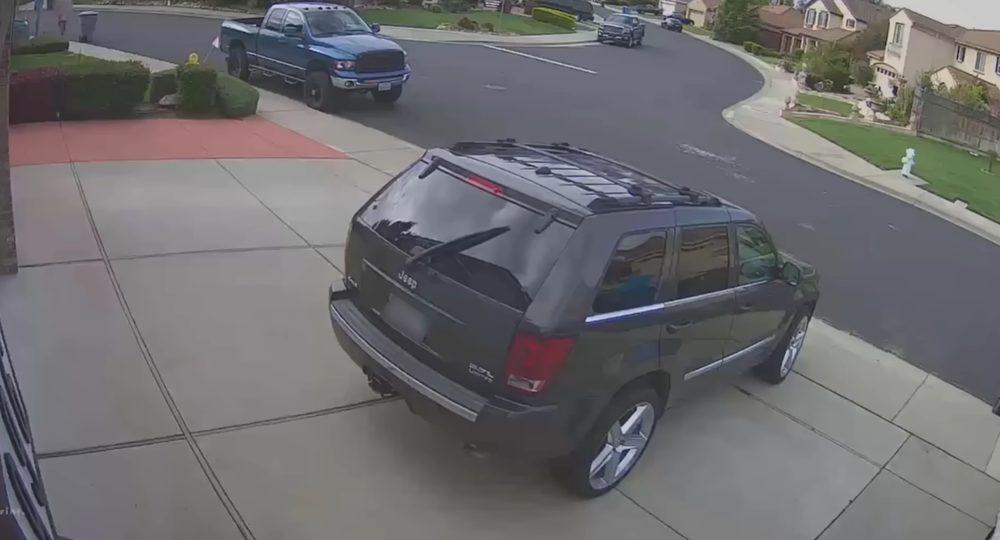
#> input picture base1.png, 1000 x 540 px, shrunk from 1365 x 737 before the run
$ python imageprocess.py
#> lines starting #> are read from the running program, lines starting #| are printed output that depends on the picture; after the words box and inside, x2 and y2 are one past the last pixel; in counts of white or black regions, pixels touching at a corner belong together
import cv2
from matplotlib import pyplot as plt
import numpy as np
import time

def detect():
    # read images
    base = cv2.imread("base1.png", cv2.IMREAD_GRAYSCALE)
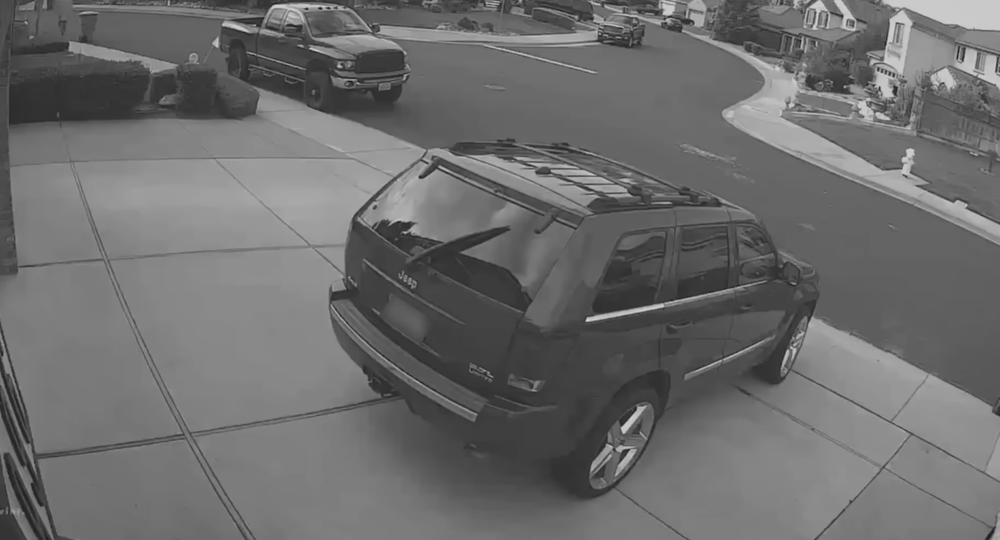
#> base: shape (540, 1000); min 22, max 214, mean 108.7
    move = cv2.imread("move1.png", cv2.IMREAD_GRAYSCALE)
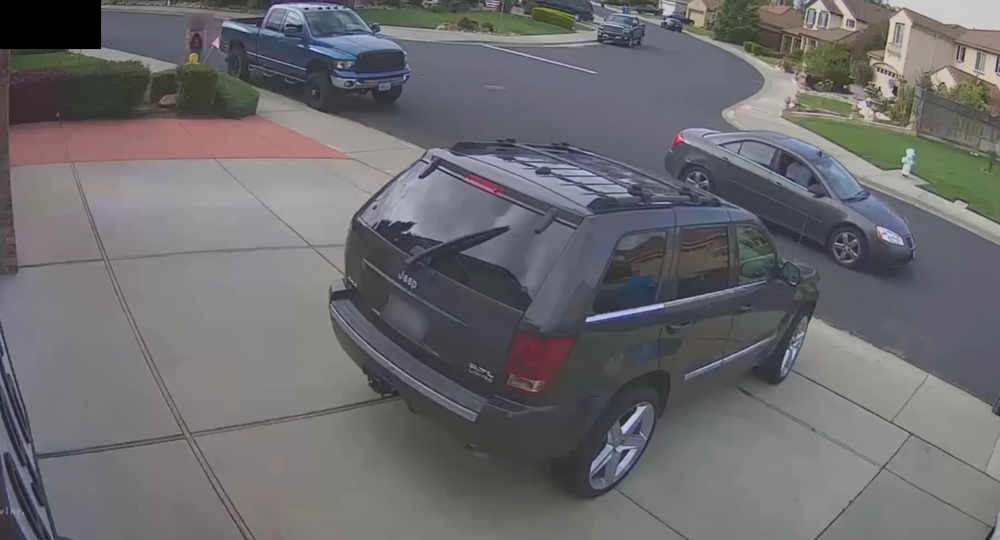
#> input picture move1.png, 1000 x 540 px, shrunk from 1365 x 737 before the run
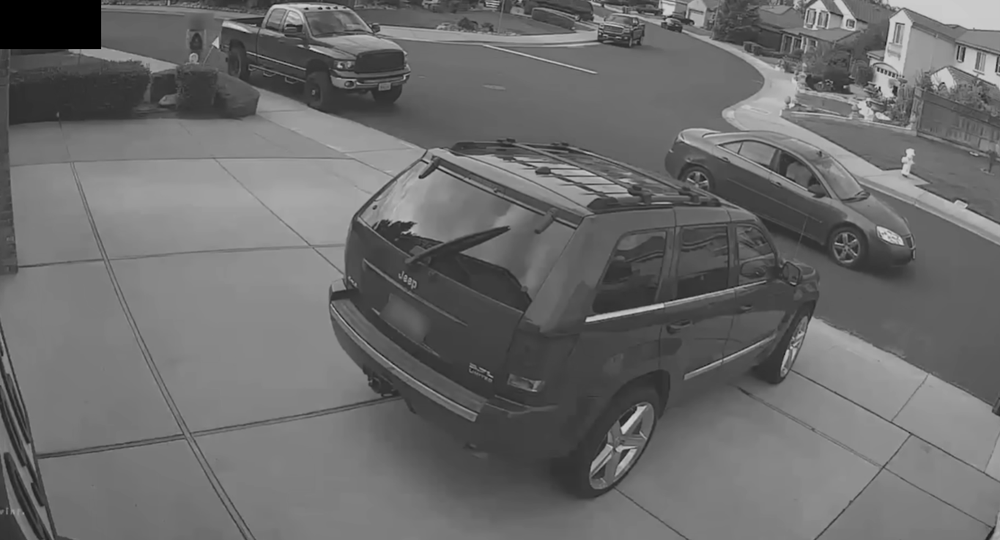
#> move: shape (540, 1000); min 0, max 213, mean 107.4

    # calculate difference image
    move = move.astype('int8')
    base = base.astype('int8')
    diff = move - base

    notClosetozeroPos = diff > 20
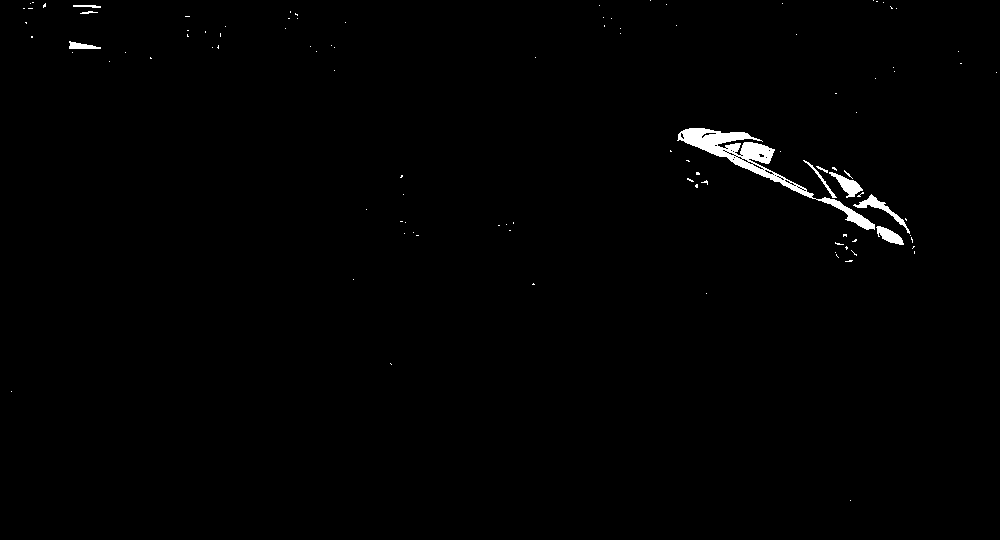
#> notClosetozeroPos: shape (540, 1000) bool; 0.84% white; 105 white regions (96 under 20 px), largest, box (x1, y1, x2, y2) and area: (677, 128, 875, 230) 2862, (853, 194, 910, 234) 369, (829, 172, 863, 198) 333
    notClosetozeroNeg = diff < -20
#> notClosetozeroNeg: shape (540, 1000) bool; 3.1% white; 115 white regions (98 under 20 px), largest, box (x1, y1, x2, y2) and area: (665, 141, 916, 282) 8991, (0, 0, 101, 50) 4684, (719, 130, 859, 198) 2045
    notClosetozero = np.logical_or(notClosetozeroPos, notClosetozeroNeg)
#> notClosetozero: shape (540, 1000) bool; 3.9% white; 156 white regions (145 under 20 px), largest, box (x1, y1, x2, y2) and area: (665, 128, 916, 282) 15116, (0, 0, 101, 50) 4952, (853, 192, 910, 234) 392
    diff = diff * notClosetozero

    # normalise between 0 - 255
    diff = diff.astype('float')
    diff_norm = (diff - np.min(diff)) / (np.max(diff) - np.min(diff)) * 255
    diff_norm = diff_norm.astype('uint8')

    # clean the img
    clean = notClosetozero.astype("uint8")

    kernel = np.ones((10,10),np.uint8)
    clean = cv2.morphologyEx(clean, cv2.MORPH_CLOSE, kernel)
#> clean: shape (540, 1000); values 0 (black) and 1 (white), 4.8% white; 104 white regions (94 under 20 px), largest, box (x1, y1, x2, y2) and area: (666, 129, 917, 283) 19380, (0, 0, 102, 54) 5107, (188, 27, 207, 60) 344
    kernel = np.ones((20,20),np.uint8)
    clean = cv2.morphologyEx(clean, cv2.MORPH_OPEN, kernel)
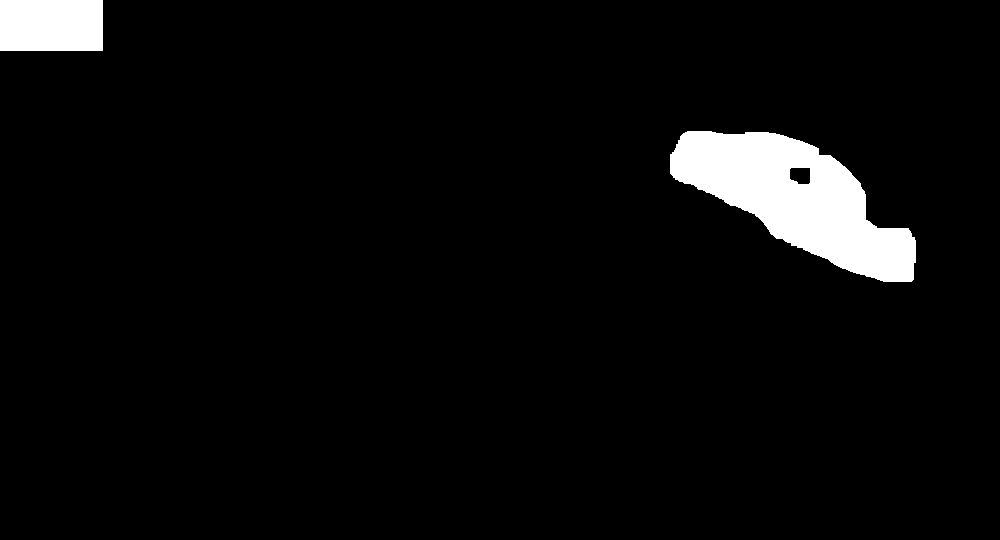
#> clean: shape (540, 1000); values 0 (black) and 1 (white), 4.5% white; 2 white regions, box (x1, y1, x2, y2) and area: (670, 131, 916, 282) 18796, (0, 0, 103, 51) 5253

    # normalise between 0 - 255
    clean = clean.astype('float')
    clean = (clean - np.min(clean)) / (np.max(clean) - np.min(clean)) * 255
    clean = clean.astype('uint8')
#> clean: shape (540, 1000); 4.5% white; 2 white regions

    # get bounding box
    img_boxes = clean
    detected_imgs = []

    contours, _ = cv2.findContours(clean, cv2.RETR_EXTERNAL, cv2.CHAIN_APPROX_SIMPLE)
#> contours = 2 contours; box (x1, y1, x2, y2) and area: (670, 131, 916, 282) 18775, (0, 0, 103, 51) 5100
    for cnt in contours:
        [x,y,w,h] = cv2.boundingRect(cnt)

        # get images within the bounding box
        im = diff_norm[y:y+h, x:x+w]
        detected_imgs.append(im)
        # draw the bounding rectangle
        img_boxes = cv2.rectangle(diff_norm, (x, y), (x+w, y+h), (255), 2)
#> this loop made 2 passes
#> (x, y, w, h) on pass 1: (670, 131, 246, 151)
#> (cnt, x, y, w, h) on pass 2: ([[0, 0], [0, 50], [102, 50], [102, 0]], 0, 0, 103, 51)
#> pass 1, in detect, `im = diff_norm[y:y+h, x:x+w]`:
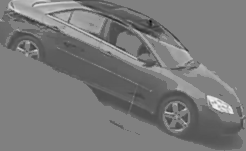
#> im: shape (151, 246); min 5, max 241, mean 121.4
#> pass 2, in detect, `img_boxes = cv2.rectangle(diff_norm, (x, y), (x+w, y+h), (255), 2)`:
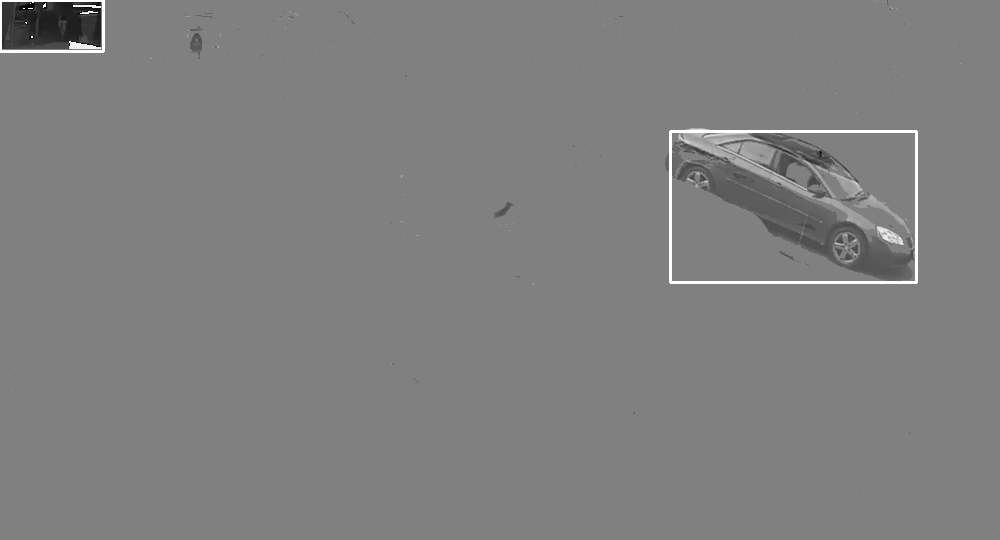
#> img_boxes: shape (540, 1000); min 0, max 255, mean 127.6
#> after the loop, detected_imgs = 2 items

    return (img_boxes, detected_imgs)


if __name__ == "__main__":
    avg = 0

    for i in range(1,10):
        start = time.process_time_ns()

        # execute process
        (img_boxes, detected_imgs) = detect()
#> detected_imgs = 2 items

        # record process time
        end = time.process_time_ns()
        duration = (end - start) / 1000000000
        print("Duration: " + str(duration))

        avg += duration

    avg /= i

    print("Duration (avg): " + str(avg))

    # [7 lines of commented-out code are left out]
